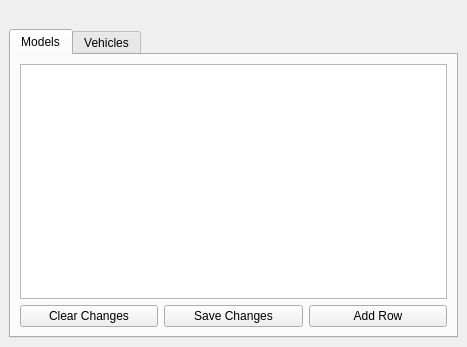
<?xml version="1.0" encoding="UTF-8"?>
<ui version="4.0">
 <class>MainWindow</class>
 <widget class="QMainWindow" name="MainWindow">
  <property name="geometry">
   <rect>
    <x>0</x>
    <y>0</y>
    <width>467</width>
    <height>347</height>
   </rect>
  </property>
  <property name="windowTitle">
   <string>MainWindow</string>
  </property>
  <widget class="QWidget" name="centralwidget">
   <layout class="QGridLayout" name="gridLayout_2">
    <item row="1" column="0">
     <widget class="QTabWidget" name="tabWidget">
      <property name="currentIndex">
       <number>0</number>
      </property>
      <widget class="QWidget" name="modelTab">
       <attribute name="title">
        <string>Models</string>
       </attribute>
       <layout class="QGridLayout" name="gridLayout">
        <item row="0" column="0" colspan="3">
         <widget class="QTableView" name="modelTableView"/>
        </item>
        <item row="1" column="2">
         <widget class="QPushButton" name="modelAddBtn">
          <property name="text">
           <string>Add Row</string>
          </property>
         </widget>
        </item>
        <item row="1" column="0">
         <widget class="QPushButton" name="modelClearBtn">
          <property name="text">
           <string>Clear Changes</string>
          </property>
         </widget>
        </item>
        <item row="1" column="1">
         <widget class="QPushButton" name="modelSaveBtn">
          <property name="text">
           <string>Save Changes</string>
          </property>
         </widget>
        </item>
       </layout>
      </widget>
      <widget class="QWidget" name="vehicleTab">
       <attribute name="title">
        <string>Vehicles</string>
       </attribute>
       <layout class="QGridLayout" name="gridLayout_3">
        <item row="1" column="1">
         <widget class="QPushButton" name="vehicleBtn">
          <property name="text">
           <string>PushButton</string>
          </property>
         </widget>
        </item>
        <item row="0" column="0" colspan="2">
         <widget class="QTableView" name="vehicleTableView"/>
        </item>
       </layout>
      </widget>
     </widget>
    </item>
    <item row="0" column="0">
     <widget class="QLabel" name="err_label">
      <property name="text">
       <string/>
      </property>
     </widget>
    </item>
   </layout>
  </widget>
 </widget>
 <resources/>
 <connections/>
</ui>
